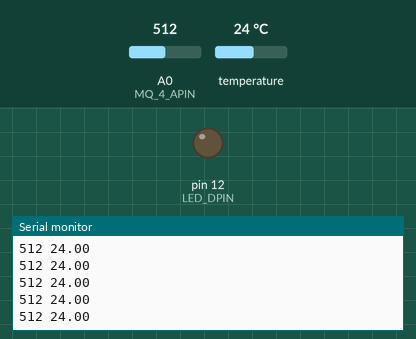
Recording of a sketch running on a simulated Arduino Uno, built with avr-gcc and run on an emulated ATmega328P. Shown: output pins drawn as LEDs (lit = HIGH), the last lines printed to the serial monitor. Inputs (shaded band) come from the test bench; at power-on: A0 (MQ_4_APIN) = 512, temperature 24 °C.

Above: at 1.2 s.
1.3 s: A0 (MQ_4_APIN) set to 990
At 1.48 s:
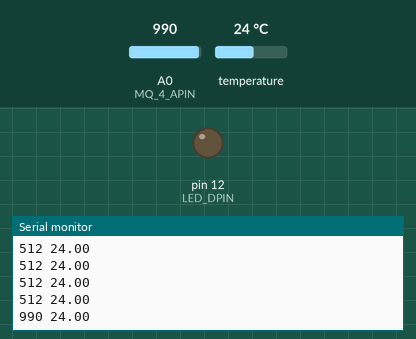
2.8 s: A0 (MQ_4_APIN) set to 1010
At 2.82 s:
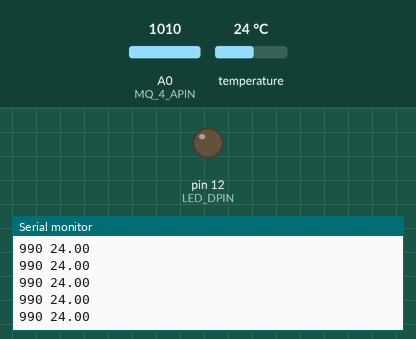
Timing chart, 0 to 5.8 s (numbered marks = the images above; inputs shaded):
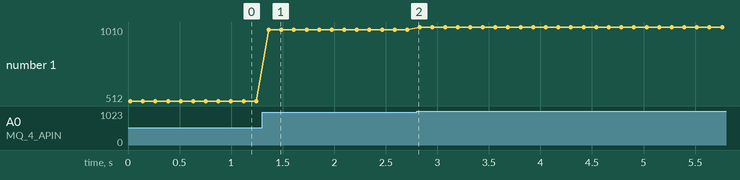

The sketch:

acusete-microcontroller.ino
```cpp
#include <OneWire.h>
#include "pins.h"

//Temperature chip i/o
OneWire ds(DS18S20_DPIN); // on digital pin 2

void setup(void) {
  Serial.begin(9600);
  pinMode(LED_DPIN, OUTPUT);
}

void loop(void) {
  float temperature = getTemp();
  int ppm = analogRead(MQ_4_APIN);

  Serial.print(ppm);
  Serial.print(" ");
  Serial.print(temperature);
  Serial.print('\n');

//  if(temperature < 35 && ppm > 400) {
//    digitalWrite(LED_DPIN, HIGH);
//  }

  delay(100);
}

float getTemp(){
  //returns the temperature from one DS18S20 in DEG Celsius

  byte data[12];
  byte addr[8];

  if (!ds.search(addr)) {
      //no more sensors on chain, reset search
      ds.reset_search();
      return -1000;
  }

  if (OneWire::crc8( addr, 7) != addr[7]) {
      Serial.println("CRC is not valid!");
      return -1000;
  }

  if (addr[0] != 0x10 && addr[0] != 0x28) {
      Serial.print("Device is not recognized");
      return -1000;
  }

  ds.reset();
  ds.select(addr);
  ds.write(0x44, 1); // start conversion, with parasite power on at the end

  byte present = ds.reset();
  ds.select(addr);
  ds.write(0xBE); // Read Scratchpad


  for (int i = 0; i < 9; i++) { // we need 9 bytes
    data[i] = ds.read();
  }

  ds.reset_search();

  byte MSB = data[1];
  byte LSB = data[0];

  float tempRead = ((MSB << 8) | LSB); //using two's compliment
  float TemperatureSum = tempRead / 16;

  return TemperatureSum;

}
```

pins.h
```cpp
#ifndef PINS_H
#define PINS_H

int DS18S20_DPIN = 2; // Temperature sensor digital pin
int MQ_4_APIN = 0; // Natural gas sensor analog pin
int LED_DPIN = 12; // LED

#endif // PINS_H
```

Measured:
- after the input at 1.3 s, the serial monitor: prints a new line after 0.07 s (image 1)
- plotted number 1: 512 → 990 after the input at 1.3 s, 990 → 1010 after the input at 2.8 s
